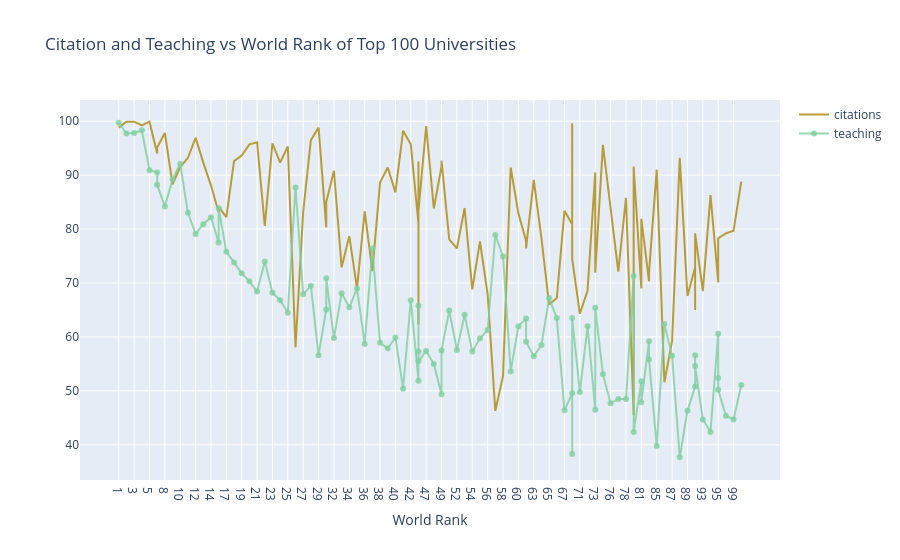

Here is the notebook cell this chart was saved with:
### Markdown cell above
## Line Chart
Let's plot `citation` and `teaching` vs `world_rank` of Top 100 Universities

We will use plotly `Scatter` object. Ref: [plotly.graph_objects.Scatter](https://plotly.com/python-api-reference/generated/plotly.graph_objects.Scatter.html). In addition, we will create traces which are graph objects.

A trace object will contain the actual data (such as the x and y coordinates),  along with all the associated visual attributes like color, size, line style, and marker shape. Using traces, we can interact with the plot by clicking on a legend item to hide or show that trace.

### Code cell
### Run configure_plotly_browser_state() if you are in Google colab
configure_plotly_browser_state()

### Get the top 100 universities
df = uni.iloc[:100,:]

### import graph objects as "go"
import plotly.graph_objs as go

# Creating trace1
trace1 = go.Scatter(
                    x = df.world_rank,
                    y = df.citations,
                    mode = <plot type attribute>,
                    name = <colname>,
                    marker = dict(color = 'rgba(172, 135, 11, 0.8)'),
                    text= <hover shows?>)

# Creating trace2 (add additional marker mode)
trace2 = go.Scatter(
                    x = df.world_rank,
                    y = df.teaching,
                    mode = "lines+markers",
                    name = "teaching",
                    marker = dict(color = 'rgba(127, 207, 159, 0.8)'),
                    text= df.university_name)

data = [trace1, trace2]

layout = dict(title = 'Citation and Teaching vs World Rank of Top 100 Universities',
              xaxis= dict(title= 'World Rank', ticklen= 5, zeroline= False)
             )

fig = dict(data = data, layout = layout)
iplot(fig)

### Figure 1 — Plotly figure (JSON) as saved in the notebook; plotly's stock layout.template omitted (floating-point values rounded to 4 significant figures)
{"data": [{"marker": {"color": "rgba(172, 135, 11, 0.8)"}, "mode": "lines", "name": "citations", "text": ["Harvard University", "California Institute of Technology", "Massachusetts Institute of Technology", "Stanford University", "Princeton University", "University of Cambridge", "University of Oxford", "University of California, Berkeley", "Imperial College London", "Yale University", "University of California, Los Angeles", "University of Chicago", "Johns Hopkins University", "Cornell University", "ETH Zurich – Swiss Federal Institute of Technology Zurich", "University of Michigan", "University of Toronto", "Columbia University", "University of Pennsylvania", "Carnegie Mellon University", "University of Hong Kong", "University College London", "University of Washington", "Duke University", "Northwestern University", "University of Tokyo", "Georgia Institute of Technology", "Pohang University of Science and Technology", "University of California, Santa Barbara", "University of British Columbia", "University of North Carolina at Chapel Hill", "University of California, San Diego", "University of Illinois at Urbana-Champaign", "National University of Singapore", "McGill University", "University of Melbourne", "Peking University", "Washington University in St Louis", "École Polytechnique", "University of Edinburgh", "Hong Kong University of Science and Technology", "École Normale Supérieure", "Australian National University", "Karolinska Institute", "University of Göttingen", "University of Wisconsin", "Rice University", "École Polytechnique Fédérale de Lausanne", "University of California, Irvine", "University of Science and Technology of China", "Vanderbilt University", "University of Minnesota", "Tufts University", "University of California, Davis", "Brown University", "University of Massachusetts", "Kyoto University", "Tsinghua University", "Boston University", "New York University", "Emory University", "LMU Munich", "University of Notre Dame", "University of Pittsburgh", "Case Western Reserve University", "Ohio State University", "University of Colorado Boulder", "University of Bristol", "University of California, Santa Cruz", "Yeshiva University", "University of Sydney", "University of Virginia", "University of Adelaide", "University of Southern California", "William & Mary", "Trinity College Dublin", "King’s College London", "Stony Brook University", "Korea Advanced Institute of Science and Technology (KAIST)", "University of Sussex", "The University of Queensland", "University of York", "Heidelberg University", "University of Utah", "Durham University", "London School of Economics and Political Science", "University of Manchester", "Royal Holloway, University of London", "Lund University", "University of Southampton", "University of Zurich", "Wake Forest University", "McMaster University", "University College Dublin", "George Washington University", "University of Arizona", "University of Basel", "University of Maryland, College Park", "Dartmouth College", "École Normale Supérieure de Lyon"], "x": ["1", "2", "3", "4", "5", "6", "6", "8", "9", "10", "11", "12", "13", "14", "15", "15", "17", "18", "19", "20", "21", "22", "23", "24", "25", "26", "27", "28", "29", "30", "30", "32", "33", "34", "35", "36", "37", "38", "39", "40", "41", "42", "43", "43", "43", "43", "47", "48", "49", "49", "51", "52", "53", "54", "55", "56", "57", "58", "59", "60", "61", "61", "63", "64", "65", "66", "67", "68", "68", "68", "71", "72", "73", "73", "75", "76", "77", "78", "79", "79", "81", "81", "83", "83", "85", "86", "87", "88", "89", "90", "90", "90", "93", "94", "95", "95", "95", "98", "99", "100"], "y": [98.8, 99.9, 99.9, 99.2, 99.9, 94, 95.1, 97.8, 88.3, 91.5, 93.2, 96.9, 92.3, 88.1, 83.1, 84.1, 82.2, 92.6, 93.6, 95.7, 96.1, 80.6, 95.9, 92.3, 95.3, 58.1, 83.2, 96.5, 98.8, 80.3, 85, 90.8, 72.9, 78.7, 69, 83.3, 72.2, 88.6, 91.4, 86.8, 98.2, 95.7, 81, 62.3, 92.5, 83.4, 99.1, 83.8, 91.6, 92.7, 78.1, 76.4, 83.9, 68.8, 77.7, 67.9, 46.3, 52.7, 91.4, 82.9, 77.8, 76.4, 89.1, 78.3, 66, 67.2, 83.4, 80.9, 99.6, 74.4, 64.3, 68.6, 90.5, 71.9, 95.6, 84.4, 72.1, 85.8, 45.5, 91.6, 69, 81.9, 70.3, 72, 91, 51.6, 59.2, 93.2, 67.6, 72.9, 65, 79.2, 68.5, 86.3, 70.2, 70.1, 78.3, 79.2, 79.7, 88.8], "type": "scatter"}, {"marker": {"color": "rgba(127, 207, 159, 0.8)"}, "mode": "lines+markers", "name": "teaching", "text": ["Harvard University", "California Institute of Technology", "Massachusetts Institute of Technology", "Stanford University", "Princeton University", "University of Cambridge", "University of Oxford", "University of California, Berkeley", "Imperial College London", "Yale University", "University of California, Los Angeles", "University of Chicago", "Johns Hopkins University", "Cornell University", "ETH Zurich – Swiss Federal Institute of Technology Zurich", "University of Michigan", "University of Toronto", "Columbia University", "University of Pennsylvania", "Carnegie Mellon University", "University of Hong Kong", "University College London", "University of Washington", "Duke University", "Northwestern University", "University of Tokyo", "Georgia Institute of Technology", "Pohang University of Science and Technology", "University of California, Santa Barbara", "University of British Columbia", "University of North Carolina at Chapel Hill", "University of California, San Diego", "University of Illinois at Urbana-Champaign", "National University of Singapore", "McGill University", "University of Melbourne", "Peking University", "Washington University in St Louis", "École Polytechnique", "University of Edinburgh", "Hong Kong University of Science and Technology", "École Normale Supérieure", "Australian National University", "Karolinska Institute", "University of Göttingen", "University of Wisconsin", "Rice University", "École Polytechnique Fédérale de Lausanne", "University of California, Irvine", "University of Science and Technology of China", "Vanderbilt University", "University of Minnesota", "Tufts University", "University of California, Davis", "Brown University", "University of Massachusetts", "Kyoto University", "Tsinghua University", "Boston University", "New York University", "Emory University", "LMU Munich", "University of Notre Dame", "University of Pittsburgh", "Case Western Reserve University", "Ohio State University", "University of Colorado Boulder", "University of Bristol", "University of California, Santa Cruz", "Yeshiva University", "University of Sydney", "University of Virginia", "University of Adelaide", "University of Southern California", "William & Mary", "Trinity College Dublin", "King’s College London", "Stony Brook University", "Korea Advanced Institute of Science and Technology (KAIST)", "University of Sussex", "The University of Queensland", "University of York", "Heidelberg University", "University of Utah", "Durham University", "London School of Economics and Political Science", "University of Manchester", "Royal Holloway, University of London", "Lund University", "University of Southampton", "University of Zurich", "Wake Forest University", "McMaster University", "University College Dublin", "George Washington University", "University of Arizona", "University of Basel", "University of Maryland, College Park", "Dartmouth College", "École Normale Supérieure de Lyon"], "x": ["1", "2", "3", "4", "5", "6", "6", "8", "9", "10", "11", "12", "13", "14", "15", "15", "17", "18", "19", "20", "21", "22", "23", "24", "25", "26", "27", "28", "29", "30", "30", "32", "33", "34", "35", "36", "37", "38", "39", "40", "41", "42", "43", "43", "43", "43", "47", "48", "49", "49", "51", "52", "53", "54", "55", "56", "57", "58", "59", "60", "61", "61", "63", "64", "65", "66", "67", "68", "68", "68", "71", "72", "73", "73", "75", "76", "77", "78", "79", "79", "81", "81", "83", "83", "85", "86", "87", "88", "89", "90", "90", "90", "93", "94", "95", "95", "95", "98", "99", "100"], "y": [99.7, 97.7, 97.8, 98.3, 90.9, 90.5, 88.2, 84.2, 89.2, 92.1, 83, 79.1, 80.9, 82.2, 77.5, 83.9, 75.8, 73.8, 71.8, 70.3, 68.4, 74, 68.2, 66.8, 64.5, 87.7, 67.9, 69.5, 56.6, 65.1, 70.9, 59.8, 68.1, 65.5, 69, 58.7, 76.4, 58.9, 57.9, 59.9, 50.4, 66.8, 51.9, 65.8, 57.3, 55.5, 57.4, 55, 49.4, 57.5, 64.9, 57.6, 64.1, 57.3, 59.7, 61.3, 78.9, 74.9, 53.6, 62, 63.4, 59.1, 56.4, 58.5, 67.2, 63.5, 46.4, 49.6, 38.3, 63.5, 49.8, 62, 46.5, 65.4, 53.1, 47.7, 48.5, 48.5, 71.3, 42.4, 51.8, 47.9, 59.2, 55.8, 39.8, 62.4, 56.5, 37.7, 46.3, 50.8, 56.6, 54.6, 44.7, 42.4, 60.6, 52.4, 50.2, 45.4, 44.7, 51.1], "type": "scatter"}], "layout": {"title": {"text": "Citation and Teaching vs World Rank of Top 100 Universities"}, "xaxis": {"ticklen": 5, "title": {"text": "World Rank"}, "zeroline": false}}}
